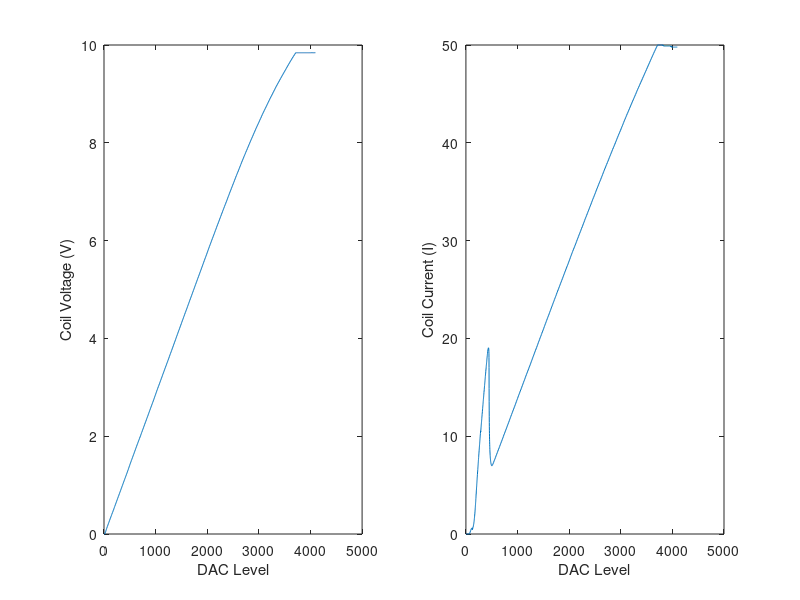

This chart was generated by the following MATLAB code: (Note: this script raises an error after producing the figure.)
% MagnetoShield data aquisition from experiment


if isfile('PowerCal.mat')                       % Does this file exist
     load PowerCal                              % Load saved measurement
     disp("Previous measurement exists.")       % Print
else
     disp("Creating new measurement. Wait...")  % Print
     lngth=4095;                                % Experiment length (10 bit DAC)
     port='COM10';                              % Your port
     baud=4800;                                 % Baud rate 
     PowerCal=readExperiment(lngth,port,baud);  % Reading the experiment
     save PowerCal PowerCal;                    % Save it in a file   
     disp("Done.")                              % Print "Done."
end 
   
DAC=PowerCal(:,1);                             % Extract DAC levels
U=PowerCal(:,2);                               % Extract Voltage
I=PowerCal(:,3);                               % Extract Current

%% Plot DAC vs. Voltage and DAC vs. Current

figure(1);

subplot(1,2,1)
plot(DAC,U)
xlabel('DAC Level')
ylabel('Coil Voltage (V)')

subplot(1,2,2)
plot(DAC,I)
xlabel('DAC Level')
ylabel('Coil Current (I)')

%% Fitting curves
sat=max(find(U < mean(U(end-400:end))/1.0001));  % Saturation point
DACsat=DAC(1:sat);
Usat=U(1:sat);
Isat=I(1:sat);

% Voltage to DAC
[X,Y] = prepareCurveData( Usat, DACsat ); % Center and scale
[fitU2DAC, gofU2DAC] = fit( X, Y, 'poly3');
disp("Fit for Voltage to DAC levels:")
fitU2DAC
vectorToC([fitU2DAC.p1, fitU2DAC.p2, fitU2DAC.p3, fitU2DAC.p4], 'U2DAC', 'float')

% Current to DAC
[X, Y] = prepareCurveData( Isat(500:end), DACsat(500:end) ); % Center and scale
[fitI2DAC, gofI2DAC] = fit( X, Y, 'poly3');
disp("Fit for Current to DAC levels:")
fitI2DAC
vectorToC([fitI2DAC.p1, fitI2DAC.p2, fitI2DAC.p3, fitI2DAC.p4], 'I2DAC', 'float')

%% Showing curve fitting results


figure(2);

subplot(1,2,1)
plot(U,DAC)
hold on
plot(U,feval(fitU2DAC,U))
ylabel('DAC Level')
xlabel('Coil Voltage (V)')
grid on
legend(["Measured","Fit"])

subplot(1,2,2)
plot(I,DAC)
hold on
plot(I,feval(fitI2DAC,I))
ylabel('DAC Level')
xlabel('Coil Current (I)')
legend(["Measured","Fit"])
grid on
